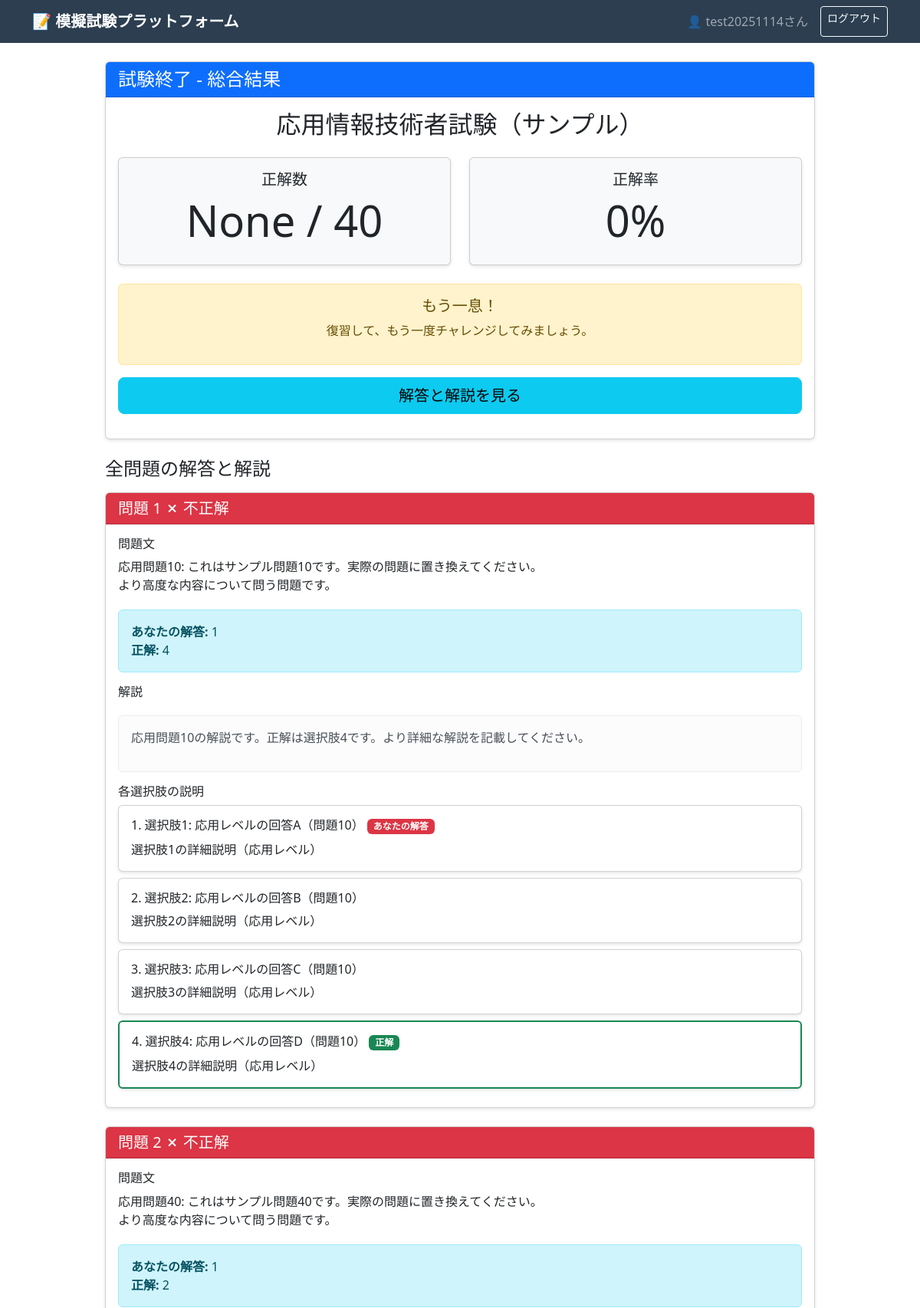
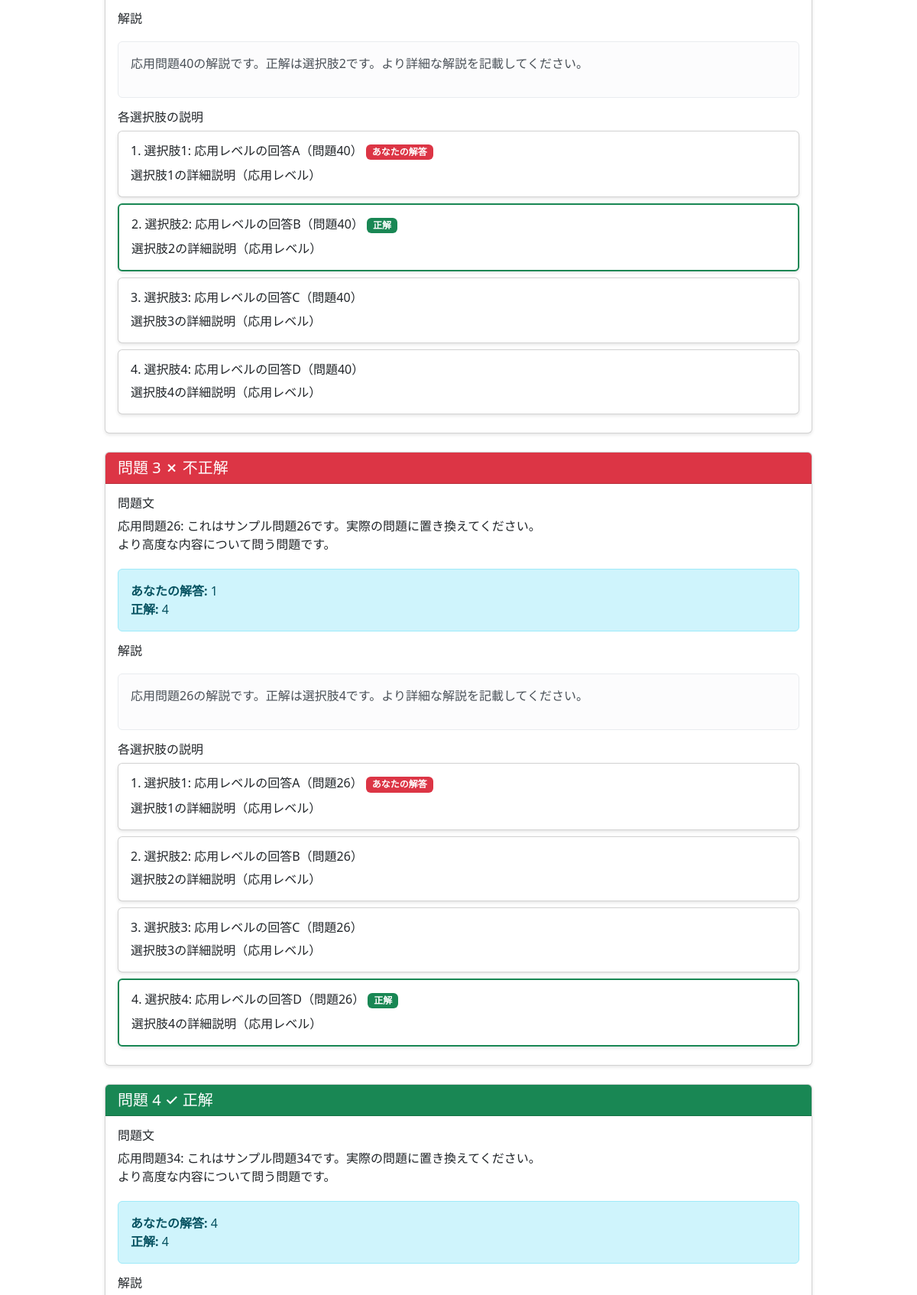
The page /exam/result/2/ (signed in, upper part) on the database its author committed (2 pictures, top to bottom).
### exam/models.py (models this page shows, shortened)
class User(AbstractUser):
    email = models.EmailField(unique=True)

class ExamSession(models.Model):
    user = models.ForeignKey(
        User,
        on_delete=models.CASCADE,
        related_name='exam_sessions',
        verbose_name="ユーザー"
    )
    exam_set = models.ForeignKey(
        ExamSet,
        on_delete=models.CASCADE,
        verbose_name="試験セット"
    )
    started_at = models.DateTimeField(auto_now_add=True, verbose_name="開始時刻")
    completed_at = models.DateTimeField(null=True, blank=True, verbose_name="完了時刻")
    score = models.IntegerField(null=True, blank=True, verbose_name="得点")
    total_questions = models.IntegerField(verbose_name="総問題数")
    is_completed = models.BooleanField(default=False, verbose_name="完了フラグ")
    class Meta:
        verbose_name = "試験セッション"
        verbose_name_plural = "試験セッション"
        ordering = ['-started_at']
    def get_percentage(self):
        if self.score is not None and self.total_questions > 0:
            return round((self.score / self.total_questions) * 100, 1)
        return 0

class ExamSet(models.Model):
    name = models.CharField(max_length=200, verbose_name="試験名")
    description = models.TextField(blank=True, verbose_name="説明")
    total_questions = models.IntegerField(default=40, verbose_name="問題数")
    created_at = models.DateTimeField(auto_now_add=True)
    updated_at = models.DateTimeField(auto_now=True)
    class Meta:
        verbose_name = "試験セット"
        verbose_name_plural = "試験セット"

class Question(models.Model):
    exam_set = models.ForeignKey(
        ExamSet,
        on_delete=models.CASCADE,
        related_name='questions',
        verbose_name="試験セット"
    )
    question_text = models.TextField(verbose_name="問題文")
    choice_1 = models.CharField(max_length=500, verbose_name="選択肢1")
    choice_2 = models.CharField(max_length=500, verbose_name="選択肢2")
    choice_3 = models.CharField(max_length=500, verbose_name="選択肢3")
    choice_4 = models.CharField(max_length=500, verbose_name="選択肢4")
    correct_answer = models.IntegerField(
        choices=[(1, '1'), (2, '2'), (3, '3'), (4, '4')],
        verbose_name="正解番号"
    )
    explanation = models.TextField(verbose_name="解説")
    explanation_1 = models.TextField(verbose_name="選択肢1の説明")
    explanation_2 = models.TextField(verbose_name="選択肢2の説明")
    explanation_3 = models.TextField(verbose_name="選択肢3の説明")
    explanation_4 = models.TextField(verbose_name="選択肢4の説明")
    created_at = models.DateTimeField(auto_now_add=True)
    class Meta:
        verbose_name = "問題"
        verbose_name_plural = "問題"
    def get_choices(self):
        return [
            self.choice_1,
            self.choice_2,
            self.choice_3,
            self.choice_4
        ]
    def get_explanations(self):
        return [
            self.explanation_1,
            self.explanation_2,
            self.explanation_3,
            self.explanation_4
        ]

class Answer(models.Model):
    session = models.ForeignKey(
        ExamSession,
        on_delete=models.CASCADE,
        related_name='answers',
        verbose_name="試験セッション"
    )
    question = models.ForeignKey(
        Question,
        on_delete=models.CASCADE,
        verbose_name="問題"
    )
    question_order = models.IntegerField(verbose_name="問題順序")
    user_answer = models.IntegerField(
        choices=[(1, '1'), (2, '2'), (3, '3'), (4, '4')],
        verbose_name="ユーザーの解答"
    )
    is_correct = models.BooleanField(verbose_name="正解フラグ")
    answered_at = models.DateTimeField(auto_now_add=True, verbose_name="解答時刻")
    class Meta:
        verbose_name = "解答"
        verbose_name_plural = "解答"
        ordering = ['question_order']

### exam/views.py (the view)
# urls.py: path('exam/result/<int:session_id>/', views.exam_result, name='exam_result'),
@login_required
def exam_result(request, session_id):
    session = get_object_or_404(ExamSession, id=session_id, user=request.user)
    answers = session.answers.all().order_by('question_order')
    results = []
    for answer in answers:
        question = answer.question
        results.append({
            'number': answer.question_order,
            'question': question,
            'answer': answer,
            'choices_with_explanations': [
                (i, choice, explanation)
                for i, (choice, explanation) in enumerate(
                    zip(question.get_choices(), question.get_explanations()),
                    start=1
                )
            ]
        })
    if 'current_exam_session_id' in request.session:
        del request.session['current_exam_session_id']
    if 'question_ids' in request.session:
        del request.session['question_ids']
    if 'current_question_index' in request.session:
        del request.session['current_question_index']
    context = {
        'session': session,
        'results': results,
        'score': session.score,
        'total': session.total_questions,
        'percentage': session.get_percentage()
    }
    return render(request, 'exam/result.html', context)

### exam/templates/exam/result.html (shortened to what this page needs)
{% extends 'exam/base.html' %}
{% block content %}
<div class="row">
    <div class="col-md-10 mx-auto">
        <div class="card mb-4">
            <div class="card-header bg-primary text-white">
                <h4 class="mb-0">試験終了 - 総合結果</h4>
            </div>
            <div class="card-body text-center">
                <h2 class="mb-4">{{ session.exam_set.name }}</h2>
                <div class="row mb-4">
                    <div class="col-md-6">
                        <div class="card bg-light">
                            <div class="card-body">
                                <h5 class="card-title">正解数</h5>
                                <h1 class="display-4">{{ score }} / {{ total }}</h1>
                            </div>
                        </div>
                    </div>
                    <div class="col-md-6">
                        <div class="card bg-light">
                            <div class="card-body">
                                <h5 class="card-title">正解率</h5>
                                <h1 class="display-4">{{ percentage }}%</h1>
                            </div>
                        </div>
                    </div>
                </div>
                {% if percentage >= 80 %}
                <div class="alert alert-success">
                    <h5>素晴らしい！</h5>
                    <p>高得点です。この調子で頑張りましょう！</p>
                </div>
                {% elif percentage >= 70 %}
                <div class="alert alert-info">
                    <h5>よくできました！</h5>
                    <p>合格ラインです。さらに理解を深めましょう。</p>
                </div>
                {% else %}
                <div class="alert alert-warning">
                    <h5>もう一息！</h5>
                    <p>復習して、もう一度チャレンジしてみましょう。</p>
                </div>
                {% endif %}
                <div class="d-grid gap-2 mb-3">
                    <a href="#answers" class="btn btn-info btn-lg">
                        解答と解説を見る
                    </a>
                </div>
            </div>
        </div>
        <div id="answers">
            <h4 class="mb-3">全問題の解答と解説</h4>
            {% for result in results %}
            <div class="card mb-4">
                <div class="card-header {% if result.answer.is_correct %}bg-success{% else %}bg-danger{% endif %} text-white">
                    <h5 class="mb-0">
                        問題 {{ result.number }}
                        {% if result.answer.is_correct %}
                        ✓ 正解
                        {% else %}
                        ✗ 不正解
                        {% endif %}
                    </h5>
                </div>
                <div class="card-body">
                    <div class="mb-3">
                        <h6>問題文</h6>
                        <p style="white-space: pre-line;">{{ result.question.question_text }}</p>
                    </div>
                    <div class="alert alert-info mb-3">
                        <strong>あなたの解答:</strong> {{ result.answer.user_answer }}<br>
                        <strong>正解:</strong> {{ result.question.correct_answer }}
                    </div>
                    <div class="mb-3">
                        <h6>解説</h6>
                        <div class="alert alert-light">
                            <p style="white-space: pre-line;">{{ result.question.explanation }}</p>
                        </div>
                    </div>
                    <div>
                        <h6>各選択肢の説明</h6>
                        {% for number, choice, explanation in result.choices_with_explanations %}
                        <div class="card mb-2 {% if number == result.question.correct_answer %}border-success border-2{% endif %}">
                            <div class="card-body">
                                <h6 class="card-title">
                                    {{ number }}. {{ choice }}
                                    {% if number == result.question.correct_answer %}
                                    <span class="badge bg-success">正解</span>
                                    {% endif %}
                                    {% if number == result.answer.user_answer and not result.answer.is_correct %}
                                    <span class="badge bg-danger">あなたの解答</span>
                                    {% endif %}
                                </h6>
                                <p class="card-text mb-0" style="white-space: pre-line;">{{ explanation }}</p>
                            </div>
                        </div>
                        {% endfor %}
                    </div>
                </div>
            </div>
            {% endfor %}
        </div>
    </div>
</div>
{% endblock %}

### exam/templates/exam/base.html (shortened to what this page needs)
<!DOCTYPE html>
<html lang="ja">
<head>
    <link href="https://cdn.jsdelivr.net/npm/bootstrap@5.3.0/dist/css/bootstrap.min.css" rel="stylesheet">
</head>
<body>
    {% if user.is_authenticated %}
    <nav class="navbar navbar-expand-lg navbar-dark">
        <div class="container">
            <a class="navbar-brand" href="{% url 'top' %}">📝 模擬試験プラットフォーム</a>
            <div class="navbar-nav ms-auto">
                <span class="navbar-text me-3">
                    👤 {{ user.username }}さん
                </span>
                <a href="{% url 'logout' %}" class="btn btn-outline-light btn-sm">ログアウト</a>
            </div>
        </div>
    </nav>
    {% endif %}
    <div class="content">
        <div class="container mt-4">
            {% block content %}{% endblock %}
        </div>
    </div>
</body>
</html>

### exam/templates/exam/base.html (style rules this page uses)
body { min-height: 100vh; display: flex; flex-direction: column; }
.content { flex: 1; }
.navbar { background-color: #2c3e50; }
.navbar-brand { font-weight: bold; color: white !important; }
.card { box-shadow: 0 2px 4px rgba(0,0,0,0.1); }
.alert { margin-top: 20px; }

### rows shown on the page
User: username "test20251114"
ExamSession: exam_set.name "応用情報技術者試験（サンプル）"
Question: number "1", shows "✗ 不正解", question.question_text "応用問題10: これはサンプル問題10です。実際の問題に置き換えてください。 より高度な内容について問う問題です。", answer.user_answer "1", question.correct_answer "4", question.explanation "応用問題10の解説です。正解は選択肢4です。より詳細な解説を記載してください。", choices_with_explanations "1" "2" "3" "4", choices_with_explanations "選択肢1: 応用レベルの回答A（問題10）" "選択肢2: 応用レベルの回答B（問題10）" "選択肢3: 応用レベルの回答C（問題10）" "選択肢4: 応用レベルの回答D（問題10）", choices_with_explanations "選択肢1の詳細説明（応用レベル）" "選択肢2の詳細説明（応用レベル）" "選択肢3の詳細説明（応用レベル）" "選択肢4の詳細説明（応用レベル）"
Question: number "2", shows "✗ 不正解", question.question_text "応用問題40: これはサンプル問題40です。実際の問題に置き換えてください。 より高度な内容について問う問題です。", answer.user_answer "1", question.correct_answer "2", question.explanation "応用問題40の解説です。正解は選択肢2です。より詳細な解説を記載してください。", choices_with_explanations "1" "2" "3" "4", choices_with_explanations "選択肢1: 応用レベルの回答A（問題40）" "選択肢2: 応用レベルの回答B（問題40）" "選択肢3: 応用レベルの回答C（問題40）" "選択肢4: 応用レベルの回答D（問題40）", choices_with_explanations "選択肢1の詳細説明（応用レベル）" "選択肢2の詳細説明（応用レベル）" "選択肢3の詳細説明（応用レベル）" "選択肢4の詳細説明（応用レベル）"
Question: number "3", shows "✗ 不正解", question.question_text "応用問題26: これはサンプル問題26です。実際の問題に置き換えてください。 より高度な内容について問う問題です。", answer.user_answer "1", question.correct_answer "4", question.explanation "応用問題26の解説です。正解は選択肢4です。より詳細な解説を記載してください。", choices_with_explanations "1" "2" "3" "4", choices_with_explanations "選択肢1: 応用レベルの回答A（問題26）" "選択肢2: 応用レベルの回答B（問題26）" "選択肢3: 応用レベルの回答C（問題26）" "選択肢4: 応用レベルの回答D（問題26）", choices_with_explanations "選択肢1の詳細説明（応用レベル）" "選択肢2の詳細説明（応用レベル）" "選択肢3の詳細説明（応用レベル）" "選択肢4の詳細説明（応用レベル）"
Question: number "4", shows "✓ 正解", question.question_text "応用問題34: これはサンプル問題34です。実際の問題に置き換えてください。 より高度な内容について問う問題です。", answer.user_answer "4", question.correct_answer "4"

### other values the page prints
{{ score }} "None"
{{ total }} "40"
{{ percentage }} "0"
